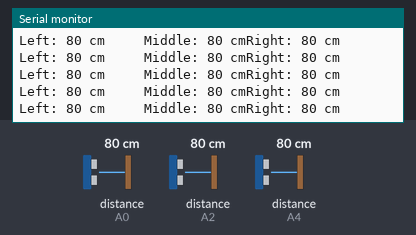
The sketch below on a simulated Arduino Uno, built with avr-gcc and run on an emulated ATmega328P. Shown: the last lines printed to the serial monitor. The test bench sets the inputs (shaded band); at power-on: distance to the obstacle (sensors on A0, A2, A4) 80 cm. The echo pulse lasts 58.3 µs per cm.

Above: at 1.2 s.
1.3 s: distance to the obstacle (sensor on A0) set to 2 cm
At 1.43 s:
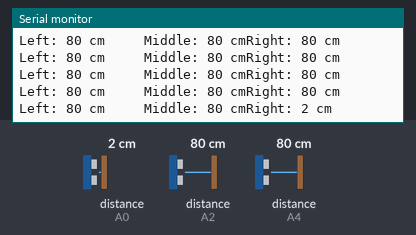
4.3 s: distance to the obstacle (sensor on A2) set to 2 cm
At 4.38 s:
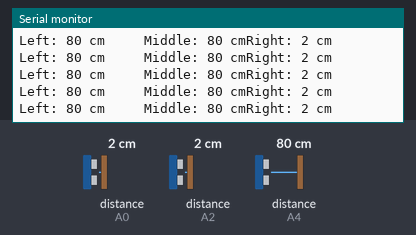
7.3 s: distance to the obstacle (sensor on A4) set to 2 cm
At 7.33 s:
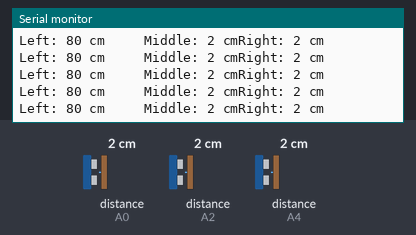
10.3 s: distance to the obstacle (sensor on A0) set to 4 cm
At 10.43 s:
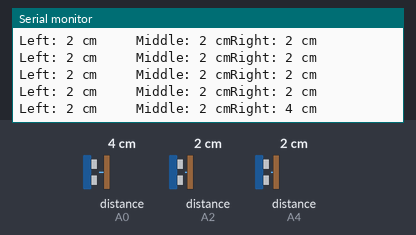
13.3 s: distance to the obstacle (sensor on A2) set to 35 cm
At 13.38 s:
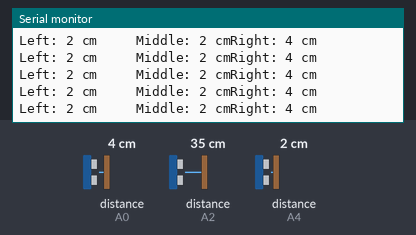
16.3 s: distance to the obstacle (sensor on A4) set to 4 cm
At 16.4 s:
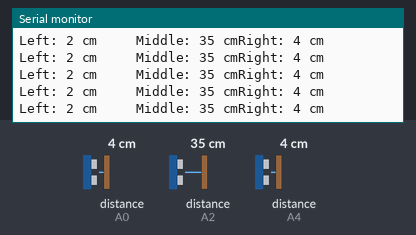
Timing chart, 0 to 19.3 s (numbered marks = the images above; inputs shaded):
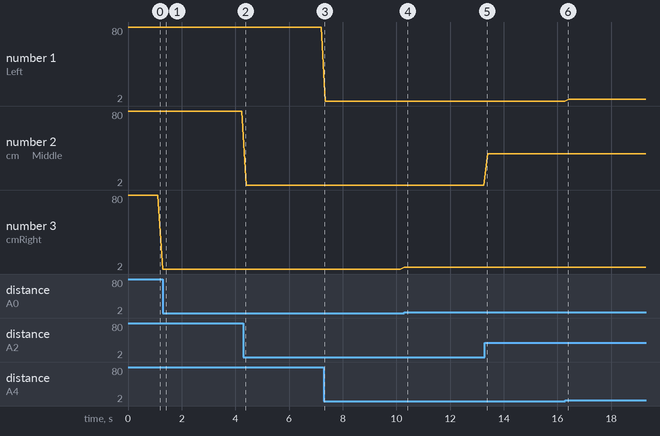

The sketch:

UltrasonicTest.ino
```cpp
// Ultrasonic - Library for HR-SC04 Ultrasonic Ranging Module.
// Rev.4 (06/2012)
// J.Rodrigo ( www.jrodrigo.net )
// more info at www.ardublog.com

#include <Ultrasonic.h>

Ultrasonic ultraRight(A1,A0);   // (Trig PIN,Echo PIN)
Ultrasonic ultraMid(A3,A2);  // (Trig PIN,Echo PIN)
Ultrasonic ultraLeft(A5,A4);

void setup() {
  Serial.begin(9600);
}

void loop()
{
  int x=ultraLeft.Ranging(CM);
  int y=ultraMid.Ranging(CM);
  int z=ultraRight.Ranging(CM);
  Serial.print("Left: ");
  Serial.print(ultraLeft.Ranging(CM)); // CM or INC
  Serial.print(" cm     " );
  delay(50);

   Serial.print("Middle: ");
  Serial.print(ultraMid.Ranging(CM)); // CM or INC
  Serial.print(" cm" );
  delay(50);

  Serial.print("Right: ");
  Serial.print(ultraRight.Ranging(CM)); // CM or INC
  Serial.println(" cm" );
  delay(50);
}
```

Measured:
- plotted number 2: 2 → 35 after the input at 13.3 s
- plotted number 3: 2 → 4 after the input at 7.3 s
